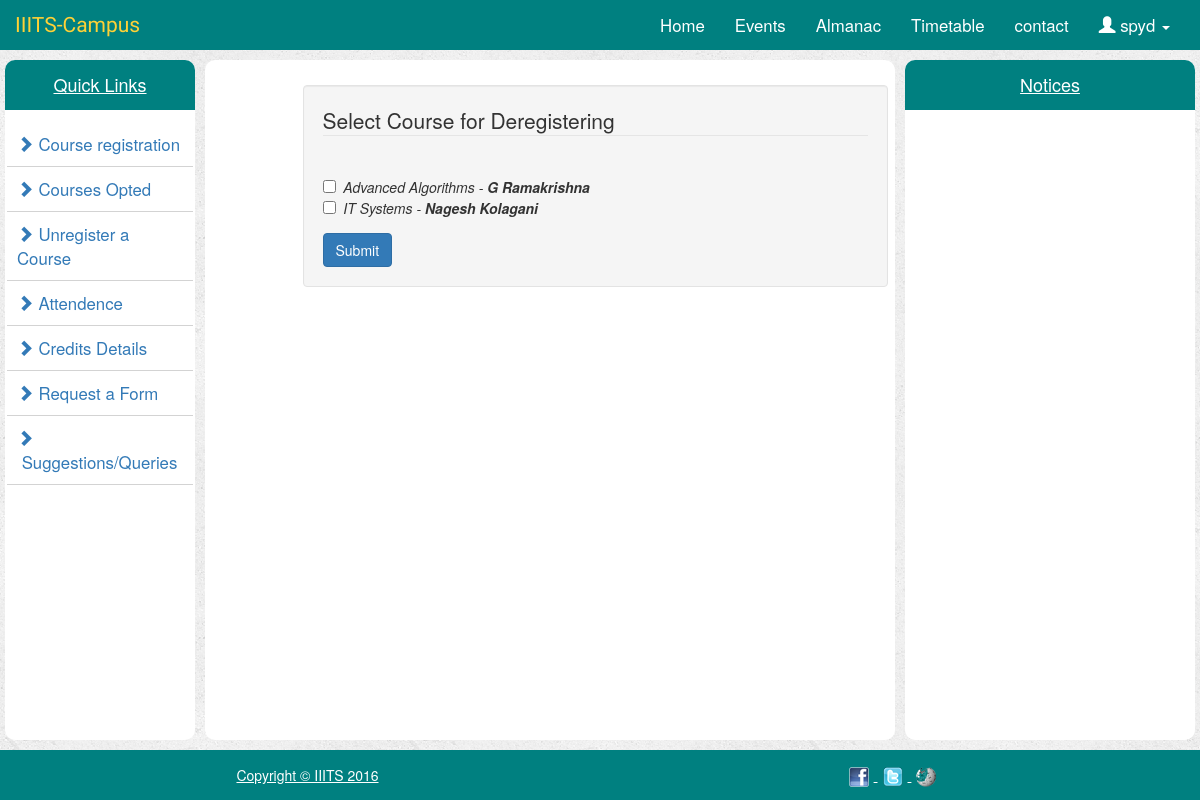
The page /unregister/ (signed in) on the database its author committed.
### administration/models.py (models this page shows, shortened)
class Course(models.Model):
    course_title = models.CharField(max_length=50)
    course_faculty = models.CharField(max_length=50)
    course_credits = models.IntegerField()
    coursefor_ug1 = models.BooleanField(default=False)
    coursefor_ug2 = models.BooleanField(default=False)
    coursefor_ug3 = models.BooleanField(default=False)
    coursefor_ug4 = models.BooleanField(default=False)
    course_cse = models.CharField(max_length=50)
    course_ece = models.CharField(max_length=50)
    course_sem = models.CharField(max_length=7)

### portal/views.py (the view)
# urls.py: url(r'^unregister/$', views.unregister.as_view(), name='unregister'),
@method_decorator(login_required, name='dispatch')
class unregister(FormView):
    def get(self, request, *args, **kwargs):
        current_student = Students.objects.get(user= request.user.id)
        my_courses_list = [i.Course.course_title for i in current_student.student_course_set.all()]
        courses_registered = [Course.objects.get(course_title=i) for i in my_courses_list]
        context = {'courses_registered': courses_registered}
        return render(request, 'portal/unregister.html', context)

### portal/templates/portal/unregister.html (shortened to what this page needs)
{% extends 'portal/index.html' %}
{% block centerContent %}
    <form style="margin-top: 25px" action="{% url 'unregister2' %}" method="post" name="loginform">
        <div class="container">
            <div class="row">
                <div class="col-md-6 col-md-offset-1 well">
                    <form role="form" action="{% url 'unregister2' %}" method="post" name="loginform">
                        <fieldset>
                           <legend>Select Course for Deregistering</legend>
                           <div class="form-group fieldlength">
                                <br>
                                {% for course in courses_registered %}
                                    <input type="checkbox" name="checks[]" value='{{course.pk}}'>&nbsp;&nbsp;<em>{{ course.course_title }} - <strong>{{ course.course_faculty }}</strong></em><br/>
                                {% endfor %}
                            </div>
                            <button class="btn btn-primary" type="submit">Submit</button>
                        </fieldset>
                    </form>
                </div>
            </div>
        </div>
    </form>
{% endblock %}

### portal/templates/portal/index.html (shortened to what this page needs)
<!DOCTYPE html>
<html lang="en">
<head>
    {% load staticfiles %}
    <link rel="stylesheet" href="https://maxcdn.bootstrapcdn.com/bootstrap/3.3.7/css/bootstrap.min.css"/>
    <link rel="stylesheet" type="text/css" href="{% static 'portal/bootstrap.min.css' %}"/>
    <link rel="stylesheet" type="text/css" href="{% static 'portal/style.css' %}"/>
</head>
<body>
    <nav class = "navbar navbar-inverse">
        <div class = "container-fluid">
            <div class = "navbar-header">
                <a href="{% url 'index' %}" class = navbar-brand> IIITS-Campus</a>
            </div>
            <div class = "navbar-collapse collapse" id="topNavBar">
                <ul class = "nav navbar-nav navbar-right">
                    <li><a href="{% url 'index' %}" class ="active">Home</a></li>
                    <li><a href="{% url 'events' %}">Events</a></li>
                    <li><a href="{% url 'almanac' %}">Almanac</a></li>
                    <li><a href="{% url 'timetable' %}">Timetable</a></li>
                    <li><a href="{% url 'contact' %}">contact</a></li>
                    {% if user.is_authenticated %}
                        <li class="dropdown"><a href="#" class="dropdown-toggle" data-toggle="dropdown" role="button" aria-haspopup="true" aria-expanded="false"><span class="glyphicon glyphicon-user" aria-hidden="true"></span>&nbsp;{{ user.get_full_name }}&nbsp;<span class="caret" aria-hidden="true"></span></a>
                        </li>
                    {% else %}
                        <li><a href="{% url 'userLogin' %}"><span class="glyphicon glyphicon-user" aria-hidden="true"></span>&nbsp;LogIn</a></li>
                    {% endif %}
                </ul>
            </div>
        </div>
    </nav>
    <div class="container-fluid">
        <div class = "row">
            <div class = "col-md-2" >
                <div class="colHeight">
                    <h4 class="centerText">Quick Links</h4>
                    {% if admin %}
                        <ul>
                            <li><a href="{% url 'add-course' %}"><span class="glyphicon glyphicon-chevron-right"></span>&nbsp; Add courses</a></li>
                            <li><a href="{% url 'addNotice' %}"><span class="glyphicon glyphicon-chevron-right"></span>&nbsp;Add Notice</a></li>
                            <li><a href="{% url 'formupdate' %}"><span class="glyphicon glyphicon-chevron-right"></span>&nbsp;Form status</a></li>
                            <li><a href="{% url 'attendance_upload' %}"><span class="glyphicon glyphicon-chevron-right"></span>&nbsp;Attendance</a></li>
                            <li><a href="{% url 'credit_upload' %}"><span class="glyphicon glyphicon-chevron-right"></span>&nbsp;Credits</a></li>
                            <li><a href="{% url 'check_attendance' %}"><span class="glyphicon glyphicon-chevron-right"></span>&nbsp;Check Attendance</a></li>
                        </ul>
                    {% else %}
                        <ul>
                            <li><a href="{% url 'register' %}"><span class="glyphicon glyphicon-chevron-right"></span>&nbsp;Course registration</a></li>
                            <li><a href="{% url 'my_courses' %}"><span class="glyphicon glyphicon-chevron-right"></span>&nbsp;Courses Opted</a></li>
                            <li><a href="{% url 'unregister' %}"><span class="glyphicon glyphicon-chevron-right"></span>&nbsp;Unregister a Course</a></li>
                            <li><a href="{% url 'attendance' %}"><span class="glyphicon glyphicon-chevron-right"></span>&nbsp;Attendence</a></li>
                            <li><a href="{% url 'credits' %}"><span class="glyphicon glyphicon-chevron-right"></span>&nbsp;Credits Details</a></li>
                            <li><a href="{% url 'requestForm' %}"><span class="glyphicon glyphicon-chevron-right"></span>&nbsp;Request a Form</a></li>
                            <li><a href="{% url 'suggestions' %}"><span class="glyphicon glyphicon-chevron-right"></span>&nbsp;Suggestions/Queries</a></li>
                        </ul>
                    {% endif %}
                </div>
            </div>
            <div class = col-md-7>
                <div class="colHeight">
                    {% block centerContent%}
                    {% endblock %}
                </div>
            </div>
            <div class = col-md-3>
                <div class="colHeight notice-list">
                    <h4 class ="centerText">Notices</h4>
                </div>
            </div>
        </div>
    </div>
    <footer>
        <div class="container">
            <div class="row">
                <div class="col-md-6 centerText">
                    <span class="copyright ">Copyright &copy; IIITS 2016</span>
                </div>
                <div class="col-md-6 centerText">
                    <ul class="list-inline">
                        <li><a href="#"><img src="{% static 'portal/images/facebook.png' %}" alt="IIITS-facebook"></a>
                        </li>
                        <li><a href="#"><img src="{% static 'portal/images/twitter.png' %}" alt="IIITS-twitter"></a>
                        </li>
                        <li><a href="#"><img src="{% static 'portal/images/wikipedia.png' %}" alt="IIITS-wikipedia"></a>
                        </li>
                    </ul>
                </div>
            </div>
        </div>
    </footer>
</body>
</html>

### portal/static/portal/style.css (style rules this page uses)
body { background: white url("images/background.png"); }
.navbar { border-radius: 0; background: teal; border: none; margin: 0; }
.navbar-brand { font-size: 1.5em; font-family: 'Satisfy', cursive; }
.navbar-inverse .navbar-brand { color: cornsilk; }
.nav.navbar-nav.navbar-right li a { font-size:1.2em; }
.navbar-inverse .navbar-nav li a { color: #fff; }
.colHeight { height: 800px; background: white; margin-top: 10px; border-radius: 10px; overflow-x: hidden; overflow-y: auto; }
.col-md-2 , .col-md-7, .col-md-3 { padding-right: 5px; padding-left: 5px; }
.centerText { text-align: center; padding:15px; margin-top: 0; color: white; text-decoration: underline; background: teal; -moz-border-radius-topleft: 10px; -moz-border-radius-topright: 10px; }
footer { height: 50px; background: #008080; margin-top: 10px; }
.colHeight ul { padding: 2px; }
.colHeight ul li { font-size: 1.2em; padding: 10px; border-bottom: 1px solid lightgray; }
.colHeight ul li a { text-decoration: none; }
.list-inline { padding:0px; margin: 0px; }
.list-inline li { list-style-type: none; }

### rows shown on the page
Course: course_title "Advanced Algorithms", course_faculty "G Ramakrishna"
Course: course_title "IT Systems", course_faculty "Nagesh Kolagani"

### other values the page prints
{{ user.get_full_name }} "spyd"
